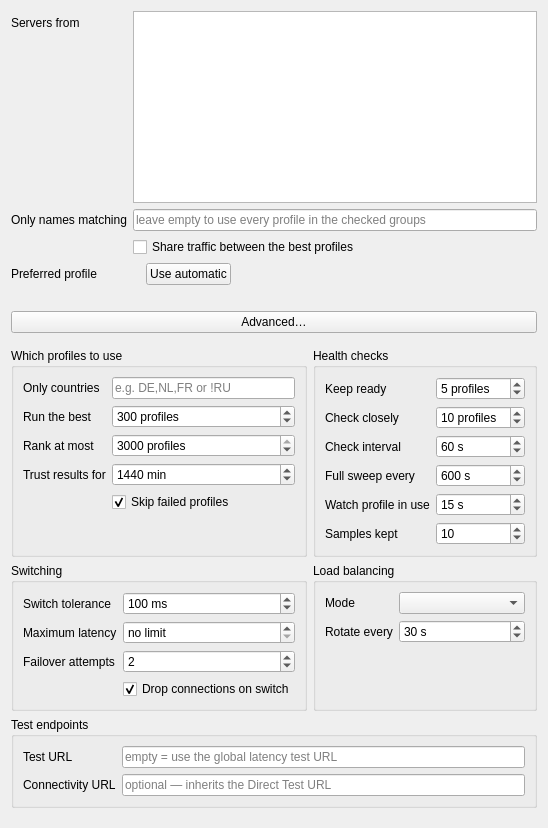
<?xml version="1.0" encoding="UTF-8"?>
<ui version="4.0">
 <class>EditAutoSelector</class>
 <widget class="QWidget" name="EditAutoSelector">
  <property name="windowTitle">
   <string notr="true">EditAutoSelector</string>
  </property>
  <layout class="QVBoxLayout" name="verticalLayout">
   <item>
    <layout class="QFormLayout" name="basic_layout">
     <property name="fieldGrowthPolicy">
      <enum>QFormLayout::AllNonFixedFieldsGrow</enum>
     </property>
     <item row="0" column="0">
      <widget class="QLabel" name="groups_l">
       <property name="text">
        <string>Servers from</string>
       </property>
       <property name="buddy">
        <cstring>groups</cstring>
       </property>
      </widget>
     </item>
     <item row="0" column="1">
      <widget class="QListWidget" name="groups">
       <property name="toolTip">
        <string>The groups whose profiles this selector picks from. Profiles from every checked group are pooled together, and each one is still wrapped in its own group's front and landing proxy, so it behaves as if started on its own. New servers added by a subscription update join automatically — you never have to edit this profile again.</string>
       </property>
       <property name="horizontalScrollBarPolicy">
        <enum>Qt::ScrollBarAlwaysOff</enum>
       </property>
       <property name="selectionMode">
        <enum>QAbstractItemView::NoSelection</enum>
       </property>
      </widget>
     </item>
     <item row="1" column="0">
      <widget class="QLabel" name="name_filter_l">
       <property name="text">
        <string>Only names matching</string>
       </property>
       <property name="buddy">
        <cstring>name_filter</cstring>
       </property>
      </widget>
     </item>
     <item row="1" column="1">
      <widget class="QLineEdit" name="name_filter">
       <property name="placeholderText">
        <string>leave empty to use every profile in the checked groups</string>
       </property>
       <property name="toolTip">
        <string>Optional regular expression. Only profiles whose name matches are considered — useful to pick out one country or provider.</string>
       </property>
      </widget>
     </item>
     <item row="2" column="1">
      <widget class="QCheckBox" name="balance">
       <property name="text">
        <string>Share traffic between the best profiles</string>
       </property>
       <property name="toolTip">
        <string>Off by default: one profile carries everything and the rest stand by. Turn on to spread traffic over the profiles that are confirmed working.</string>
       </property>
      </widget>
     </item>
     <item row="3" column="0">
      <widget class="QLabel" name="pinned_l">
       <property name="text">
        <string>Preferred profile</string>
       </property>
      </widget>
     </item>
     <item row="3" column="1">
      <layout class="QHBoxLayout" name="pinned_layout">
       <item>
        <widget class="QLabel" name="pinned_name">
         <property name="text">
          <string/>
         </property>
         <property name="wordWrap">
          <bool>true</bool>
         </property>
        </widget>
       </item>
       <item>
        <widget class="QPushButton" name="pinned_clear">
         <property name="text">
          <string>Use automatic</string>
         </property>
         <property name="toolTip">
          <string>Stop preferring this profile and let the selector choose on measurements again.</string>
         </property>
        </widget>
       </item>
       <item>
        <spacer name="pinned_spacer">
         <property name="orientation">
          <enum>Qt::Horizontal</enum>
         </property>
         <property name="sizeHint" stdset="0">
          <size>
           <width>0</width>
           <height>0</height>
          </size>
         </property>
        </spacer>
       </item>
      </layout>
     </item>
     <item row="4" column="1">
      <widget class="QLabel" name="plan_summary">
       <property name="text">
        <string/>
       </property>
       <property name="wordWrap">
        <bool>true</bool>
       </property>
      </widget>
     </item>
    </layout>
   </item>
   <item>
    <widget class="QPushButton" name="advanced_toggle">
     <property name="text">
      <string>Advanced…</string>
     </property>
     <property name="checkable">
      <bool>true</bool>
     </property>
     <property name="toolTip">
      <string>Everything here has a working default. Open it only if you want to tune how the selector measures and switches.</string>
     </property>
    </widget>
   </item>
   <item>
    <widget class="QWidget" name="advanced_area" native="true">
     <layout class="QGridLayout" name="advanced_layout">
      <property name="leftMargin">
       <number>0</number>
      </property>
      <property name="rightMargin">
       <number>0</number>
      </property>
      <item row="0" column="0">
       <widget class="QGroupBox" name="membership_box">
        <property name="title">
         <string>Which profiles to use</string>
        </property>
        <layout class="QFormLayout" name="membership_layout">
         <property name="fieldGrowthPolicy">
          <enum>QFormLayout::AllNonFixedFieldsGrow</enum>
         </property>
         <item row="0" column="0">
          <widget class="QLabel" name="country_filter_l">
           <property name="text">
            <string>Only countries</string>
           </property>
           <property name="buddy">
            <cstring>country_filter</cstring>
           </property>
          </widget>
         </item>
         <item row="0" column="1">
          <widget class="QLineEdit" name="country_filter">
           <property name="placeholderText">
            <string>e.g. DE,NL,FR or !RU</string>
           </property>
           <property name="toolTip">
            <string>Comma-separated country codes, empty means any. Put ! before a code to exclude that country instead, e.g. !RU uses every country but Russia. Uses the country found by the IP test, so profiles that were never IP-tested are skipped while this is set.</string>
           </property>
          </widget>
         </item>
         <item row="1" column="0">
          <widget class="QLabel" name="build_limit_l">
           <property name="text">
            <string>Run the best</string>
           </property>
           <property name="buddy">
            <cstring>build_limit</cstring>
           </property>
          </widget>
         </item>
         <item row="1" column="1">
          <widget class="QSpinBox" name="build_limit">
           <property name="minimum">
            <number>1</number>
           </property>
           <property name="maximum">
            <number>500</number>
           </property>
           <property name="suffix">
            <string> profiles</string>
           </property>
           <property name="toolTip">
            <string>How many profiles are loaded into the running config. The selector switches between these instantly, with no reconnect. Higher costs more memory and startup time.</string>
           </property>
           <property name="value">
            <number>300</number>
           </property>
          </widget>
         </item>
         <item row="2" column="0">
          <widget class="QLabel" name="pool_cap_l">
           <property name="text">
            <string>Rank at most</string>
           </property>
           <property name="buddy">
            <cstring>pool_cap</cstring>
           </property>
          </widget>
         </item>
         <item row="2" column="1">
          <widget class="QSpinBox" name="pool_cap">
           <property name="minimum">
            <number>1</number>
           </property>
           <property name="maximum">
            <number>3000</number>
           </property>
           <property name="suffix">
            <string> profiles</string>
           </property>
           <property name="toolTip">
            <string>Hard ceiling on how many profiles are measured and kept in the ranked list. When every running profile dies, replacements are taken from this list.</string>
           </property>
           <property name="value">
            <number>3000</number>
           </property>
          </widget>
         </item>
         <item row="3" column="0">
          <widget class="QLabel" name="result_validity_l">
           <property name="text">
            <string>Trust results for</string>
           </property>
           <property name="buddy">
            <cstring>result_validity</cstring>
           </property>
          </widget>
         </item>
         <item row="3" column="1">
          <widget class="QSpinBox" name="result_validity">
           <property name="maximum">
            <number>10080</number>
           </property>
           <property name="suffix">
            <string> min</string>
           </property>
           <property name="specialValueText">
            <string>always re-test</string>
           </property>
           <property name="toolTip">
            <string>URL test results this recent are reused instead of being measured again — including tests you ran yourself on the group, so starting the selector right after one does not repeat the work. Older results are treated as if the profile had never been tested. Set to zero to always run a fresh test.</string>
           </property>
           <property name="value">
            <number>1440</number>
           </property>
          </widget>
         </item>
         <item row="4" column="1">
          <widget class="QCheckBox" name="exclude_unavailable">
           <property name="text">
            <string>Skip failed profiles</string>
           </property>
           <property name="checked">
            <bool>true</bool>
           </property>
           <property name="toolTip">
            <string>Keeps servers whose last test failed out of the pool, as long as that result is still within the trust window. Turn off if your tests are unreliable and you would rather let the selector decide for itself.</string>
           </property>
          </widget>
         </item>
        </layout>
       </widget>
      </item>
      <item row="0" column="1">
       <widget class="QGroupBox" name="health_box">
        <property name="title">
         <string>Health checks</string>
        </property>
        <layout class="QFormLayout" name="health_layout">
         <property name="fieldGrowthPolicy">
          <enum>QFormLayout::AllNonFixedFieldsGrow</enum>
         </property>
         <item row="0" column="0">
          <widget class="QLabel" name="expected_l">
           <property name="text">
            <string>Keep ready</string>
           </property>
           <property name="buddy">
            <cstring>expected</cstring>
           </property>
          </widget>
         </item>
         <item row="0" column="1">
          <widget class="QSpinBox" name="expected">
           <property name="minimum">
            <number>1</number>
           </property>
           <property name="maximum">
            <number>500</number>
           </property>
           <property name="suffix">
            <string> profiles</string>
           </property>
           <property name="toolTip">
            <string>How many profiles are kept confirmed working at all times, so a failure can be covered instantly. These are also the ones traffic is shared between when balancing is on.</string>
           </property>
           <property name="value">
            <number>5</number>
           </property>
          </widget>
         </item>
         <item row="1" column="0">
          <widget class="QLabel" name="active_size_l">
           <property name="text">
            <string>Check closely</string>
           </property>
           <property name="buddy">
            <cstring>active_size</cstring>
           </property>
          </widget>
         </item>
         <item row="1" column="1">
          <widget class="QSpinBox" name="active_size">
           <property name="minimum">
            <number>1</number>
           </property>
           <property name="maximum">
            <number>500</number>
           </property>
           <property name="suffix">
            <string> profiles</string>
           </property>
           <property name="toolTip">
            <string>The top-ranked profiles are re-checked every interval. The rest are still checked, just spread over the slower full sweep.</string>
           </property>
           <property name="value">
            <number>10</number>
           </property>
          </widget>
         </item>
         <item row="2" column="0">
          <widget class="QLabel" name="interval_l">
           <property name="text">
            <string>Check interval</string>
           </property>
           <property name="buddy">
            <cstring>interval</cstring>
           </property>
          </widget>
         </item>
         <item row="2" column="1">
          <widget class="QSpinBox" name="interval">
           <property name="minimum">
            <number>10</number>
           </property>
           <property name="maximum">
            <number>3600</number>
           </property>
           <property name="suffix">
            <string> s</string>
           </property>
           <property name="toolTip">
            <string>How often the closely-checked profiles are measured again.</string>
           </property>
           <property name="value">
            <number>60</number>
           </property>
          </widget>
         </item>
         <item row="3" column="0">
          <widget class="QLabel" name="bench_interval_l">
           <property name="text">
            <string>Full sweep every</string>
           </property>
           <property name="buddy">
            <cstring>bench_interval</cstring>
           </property>
          </widget>
         </item>
         <item row="3" column="1">
          <widget class="QSpinBox" name="bench_interval">
           <property name="minimum">
            <number>10</number>
           </property>
           <property name="maximum">
            <number>86400</number>
           </property>
           <property name="suffix">
            <string> s</string>
           </property>
           <property name="toolTip">
            <string>How long one pass over every running profile takes. Checks are spread evenly across it, so a large pool never causes a burst of traffic.</string>
           </property>
           <property name="value">
            <number>600</number>
           </property>
          </widget>
         </item>
         <item row="4" column="0">
          <widget class="QLabel" name="watch_interval_l">
           <property name="text">
            <string>Watch profile in use</string>
           </property>
           <property name="buddy">
            <cstring>watch_interval</cstring>
           </property>
          </widget>
         </item>
         <item row="4" column="1">
          <widget class="QSpinBox" name="watch_interval">
           <property name="minimum">
            <number>5</number>
           </property>
           <property name="maximum">
            <number>3600</number>
           </property>
           <property name="suffix">
            <string> s</string>
           </property>
           <property name="toolTip">
            <string>How often the profile currently carrying your traffic is checked on its own. Keep this short: a server can stop working while still accepting connections, and nothing else would notice until the next full check.</string>
           </property>
           <property name="value">
            <number>15</number>
           </property>
          </widget>
         </item>
         <item row="5" column="0">
          <widget class="QLabel" name="sampling_l">
           <property name="text">
            <string>Samples kept</string>
           </property>
           <property name="buddy">
            <cstring>sampling</cstring>
           </property>
          </widget>
         </item>
         <item row="5" column="1">
          <widget class="QSpinBox" name="sampling">
           <property name="minimum">
            <number>2</number>
           </property>
           <property name="maximum">
            <number>60</number>
           </property>
           <property name="toolTip">
            <string>Ranking uses the average and the jitter over this many recent checks, so a single bad result cannot demote a good server.</string>
           </property>
           <property name="value">
            <number>10</number>
           </property>
          </widget>
         </item>
        </layout>
       </widget>
      </item>
      <item row="1" column="0">
       <widget class="QGroupBox" name="switching_box">
        <property name="title">
         <string>Switching</string>
        </property>
        <layout class="QFormLayout" name="switching_layout">
         <property name="fieldGrowthPolicy">
          <enum>QFormLayout::AllNonFixedFieldsGrow</enum>
         </property>
         <item row="0" column="0">
          <widget class="QLabel" name="tolerance_l">
           <property name="text">
            <string>Switch tolerance</string>
           </property>
           <property name="buddy">
            <cstring>tolerance</cstring>
           </property>
          </widget>
         </item>
         <item row="0" column="1">
          <widget class="QSpinBox" name="tolerance">
           <property name="maximum">
            <number>10000</number>
           </property>
           <property name="suffix">
            <string> ms</string>
           </property>
           <property name="toolTip">
            <string>Another profile must be at least this much faster before the selector moves to it. Higher values mean fewer switches.</string>
           </property>
           <property name="value">
            <number>100</number>
           </property>
          </widget>
         </item>
         <item row="1" column="0">
          <widget class="QLabel" name="max_rtt_l">
           <property name="text">
            <string>Maximum latency</string>
           </property>
           <property name="buddy">
            <cstring>max_rtt</cstring>
           </property>
          </widget>
         </item>
         <item row="1" column="1">
          <widget class="QSpinBox" name="max_rtt">
           <property name="maximum">
            <number>60000</number>
           </property>
           <property name="suffix">
            <string> ms</string>
           </property>
           <property name="specialValueText">
            <string>no limit</string>
           </property>
           <property name="toolTip">
            <string>Profiles slower than this are never selected, even if nothing better is available.</string>
           </property>
          </widget>
         </item>
         <item row="2" column="0">
          <widget class="QLabel" name="dial_retries_l">
           <property name="text">
            <string>Failover attempts</string>
           </property>
           <property name="buddy">
            <cstring>dial_retries</cstring>
           </property>
          </widget>
         </item>
         <item row="2" column="1">
          <widget class="QSpinBox" name="dial_retries">
           <property name="maximum">
            <number>5</number>
           </property>
           <property name="toolTip">
            <string>When the chosen profile fails to connect, how many others to try immediately before the app sees an error.</string>
           </property>
           <property name="value">
            <number>2</number>
           </property>
          </widget>
         </item>
         <item row="3" column="1">
          <widget class="QCheckBox" name="interrupt_on_switch">
           <property name="text">
            <string>Drop connections on switch</string>
           </property>
           <property name="checked">
            <bool>true</bool>
           </property>
           <property name="toolTip">
            <string>Applies when the selector switches because a profile got worse or failed. On: everything moves to the new profile at once. Off: current downloads finish on the old one. Balance rotations never drop connections either way.</string>
           </property>
          </widget>
         </item>
        </layout>
       </widget>
      </item>
      <item row="1" column="1">
       <widget class="QGroupBox" name="balance_box">
        <property name="title">
         <string>Load balancing</string>
        </property>
        <layout class="QFormLayout" name="balance_layout">
         <property name="fieldGrowthPolicy">
          <enum>QFormLayout::AllNonFixedFieldsGrow</enum>
         </property>
         <item row="0" column="0">
          <widget class="QLabel" name="balance_mode_l">
           <property name="text">
            <string>Mode</string>
           </property>
           <property name="buddy">
            <cstring>balance_mode</cstring>
           </property>
          </widget>
         </item>
         <item row="0" column="1">
          <widget class="QComboBox" name="balance_mode">
           <property name="toolTip">
            <string>How traffic is spread over the ready profiles.</string>
           </property>
          </widget>
         </item>
         <item row="1" column="0">
          <widget class="QLabel" name="balance_interval_l">
           <property name="text">
            <string>Rotate every</string>
           </property>
           <property name="buddy">
            <cstring>balance_interval</cstring>
           </property>
          </widget>
         </item>
         <item row="1" column="1">
          <widget class="QSpinBox" name="balance_interval">
           <property name="minimum">
            <number>5</number>
           </property>
           <property name="maximum">
            <number>3600</number>
           </property>
           <property name="suffix">
            <string> s</string>
           </property>
           <property name="toolTip">
            <string>How long the selector stays on one profile before moving to the next ready one.</string>
           </property>
           <property name="value">
            <number>30</number>
           </property>
          </widget>
         </item>
         <item row="2" column="0" colspan="2">
          <widget class="QLabel" name="balance_hint">
           <property name="text">
            <string/>
           </property>
           <property name="wordWrap">
            <bool>true</bool>
           </property>
          </widget>
         </item>
        </layout>
       </widget>
      </item>
      <item row="2" column="0" colspan="2">
       <widget class="QGroupBox" name="endpoints_box">
        <property name="title">
         <string>Test endpoints</string>
        </property>
        <layout class="QFormLayout" name="endpoints_layout">
         <property name="fieldGrowthPolicy">
          <enum>QFormLayout::AllNonFixedFieldsGrow</enum>
         </property>
         <item row="0" column="0">
          <widget class="QLabel" name="test_url_l">
           <property name="text">
            <string>Test URL</string>
           </property>
           <property name="buddy">
            <cstring>test_url</cstring>
           </property>
          </widget>
         </item>
         <item row="0" column="1">
          <widget class="QLineEdit" name="test_url">
           <property name="placeholderText">
            <string>empty = use the global latency test URL</string>
           </property>
           <property name="toolTip">
            <string>Fetched through each profile to measure it.</string>
           </property>
          </widget>
         </item>
         <item row="1" column="0">
          <widget class="QLabel" name="connectivity_url_l">
           <property name="text">
            <string>Connectivity URL</string>
           </property>
           <property name="buddy">
            <cstring>connectivity_url</cstring>
           </property>
          </widget>
         </item>
         <item row="1" column="1">
          <widget class="QLineEdit" name="connectivity_url">
           <property name="placeholderText">
            <string>optional — inherits the Direct Test URL</string>
           </property>
           <property name="toolTip">
            <string>Fetched WITHOUT the proxy to tell a dead internet connection apart from dead servers, and to notice the moment it comes back. Leave empty to inherit the Direct Test URL from Basic Settings, and empty there too to rely on the operating system's network state. A URL that turns out to be blocked can only delay a resume by a few minutes; it can never keep the selector paused.</string>
           </property>
          </widget>
         </item>
        </layout>
       </widget>
      </item>
     </layout>
    </widget>
   </item>
   <item>
    <spacer name="bottom_spacer">
     <property name="orientation">
      <enum>Qt::Vertical</enum>
     </property>
     <property name="sizeHint" stdset="0">
      <size>
       <width>0</width>
       <height>0</height>
      </size>
     </property>
    </spacer>
   </item>
  </layout>
 </widget>
 <tabstops>
  <tabstop>groups</tabstop>
  <tabstop>name_filter</tabstop>
  <tabstop>balance</tabstop>
  <tabstop>pinned_clear</tabstop>
  <tabstop>advanced_toggle</tabstop>
  <tabstop>country_filter</tabstop>
  <tabstop>build_limit</tabstop>
  <tabstop>pool_cap</tabstop>
  <tabstop>result_validity</tabstop>
  <tabstop>exclude_unavailable</tabstop>
  <tabstop>expected</tabstop>
  <tabstop>active_size</tabstop>
  <tabstop>interval</tabstop>
  <tabstop>bench_interval</tabstop>
  <tabstop>watch_interval</tabstop>
  <tabstop>sampling</tabstop>
  <tabstop>tolerance</tabstop>
  <tabstop>max_rtt</tabstop>
  <tabstop>dial_retries</tabstop>
  <tabstop>interrupt_on_switch</tabstop>
  <tabstop>balance_mode</tabstop>
  <tabstop>balance_interval</tabstop>
  <tabstop>test_url</tabstop>
  <tabstop>connectivity_url</tabstop>
 </tabstops>
 <resources/>
 <connections/>
</ui>
